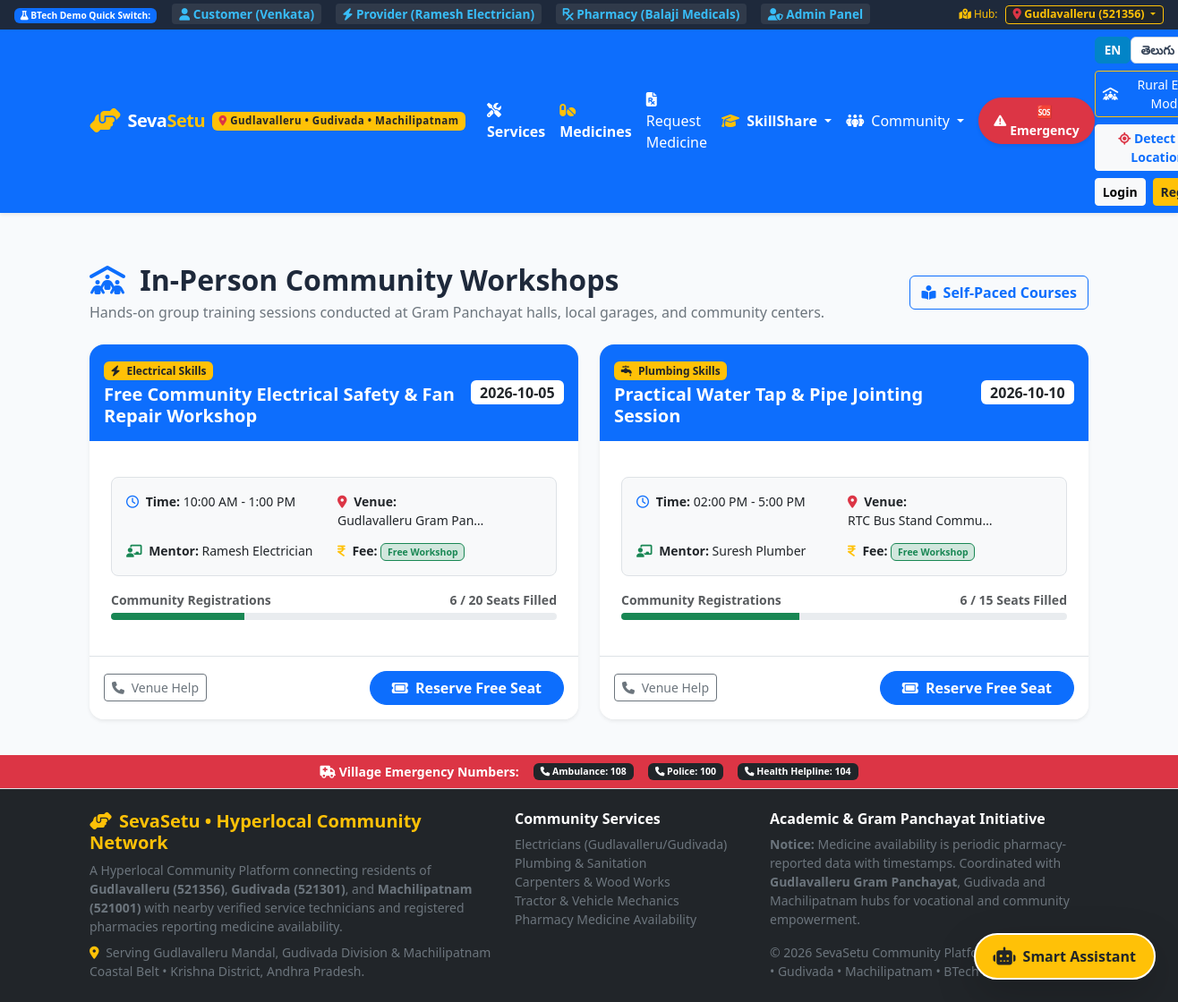
Before: /skillshare/workshops with the older database file.
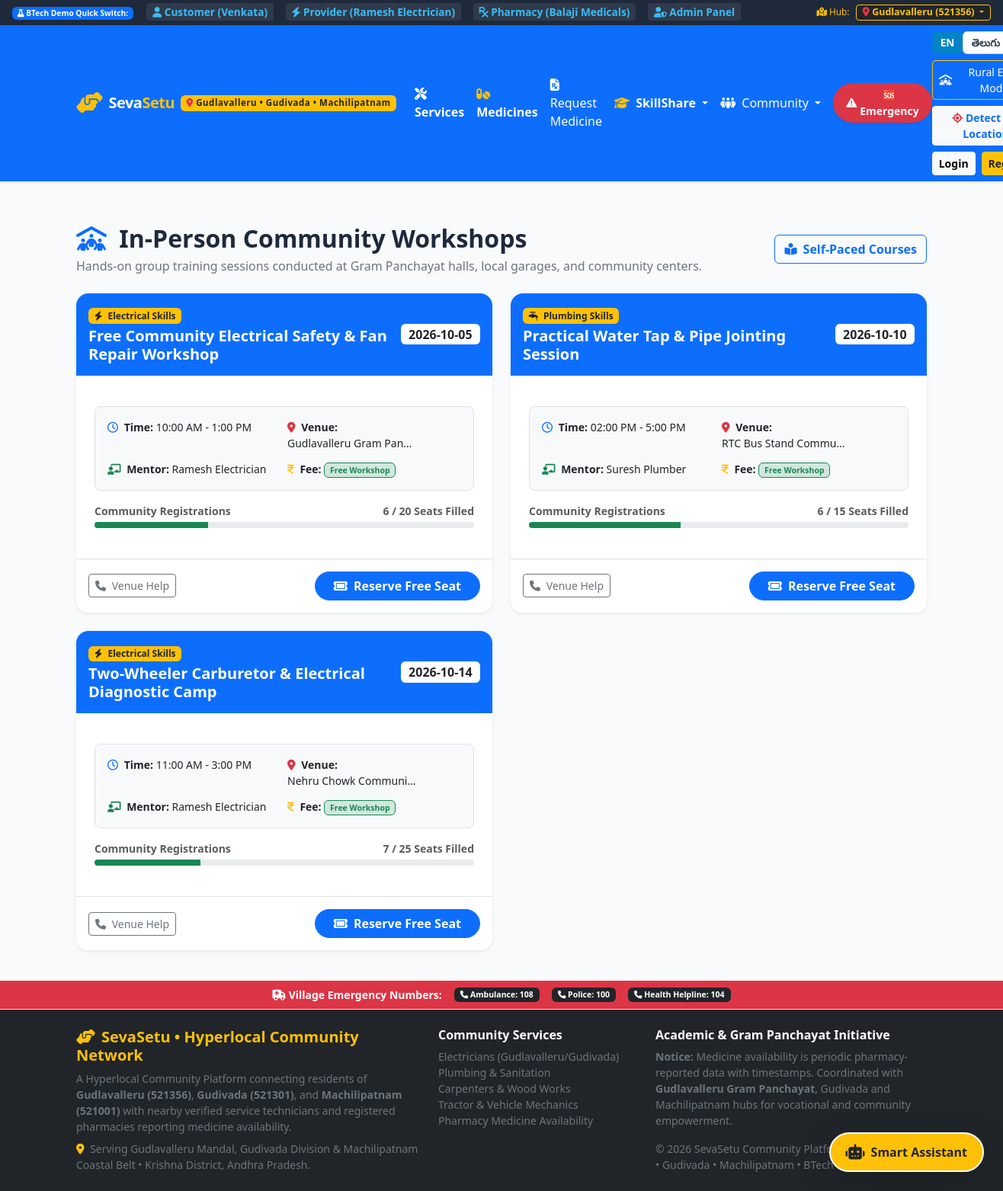
After: the same page with the newer database file.
### tables this page shows
CREATE TABLE training_sessions (
        session_id INTEGER PRIMARY KEY AUTOINCREMENT,
        course_id INTEGER,
        mentor_id INTEGER NOT NULL,
        title TEXT NOT NULL,
        date TEXT NOT NULL,
        time TEXT NOT NULL,
        location TEXT NOT NULL,
        capacity INTEGER DEFAULT 20,
        available_seats INTEGER DEFAULT 20,
        fee REAL DEFAULT 0.0,
        status TEXT DEFAULT 'Scheduled' CHECK(status IN ('Scheduled', 'Completed', 'Cancelled')),
        FOREIGN KEY (course_id) REFERENCES courses(course_id) ON DELETE SET NULL,
        FOREIGN KEY (mentor_id) REFERENCES mentor_profiles(mentor_id) ON DELETE CASCADE
    );

CREATE TABLE skill_categories (
        skill_id INTEGER PRIMARY KEY AUTOINCREMENT,
        name TEXT NOT NULL UNIQUE,
        category_code TEXT NOT NULL UNIQUE,
        icon TEXT NOT NULL,
        telugu_name TEXT,
        hindi_name TEXT,
        description TEXT
    );

CREATE TABLE users (
        user_id INTEGER PRIMARY KEY AUTOINCREMENT,
        name TEXT NOT NULL,
        email TEXT UNIQUE NOT NULL,
        phone TEXT NOT NULL,
        password_hash TEXT NOT NULL,
        role TEXT NOT NULL CHECK(role IN ('customer', 'provider', 'pharmacy', 'admin')),
        latitude REAL DEFAULT 17.3850,
        longitude REAL DEFAULT 78.4867,
        address TEXT,
        created_at TIMESTAMP DEFAULT CURRENT_TIMESTAMP
    );

### routes/skillshare.py (the view)
@skillshare_bp.route('/workshops')
def workshops_list():
    workshops = query_db("""
        SELECT ts.*, (ts.capacity - ts.available_seats) as registered_count,
               c.title as course_title, c.duration,
               sc.name as category_name, sc.icon as category_icon,
               u.name as mentor_name, u.phone as mentor_phone, p.rating
        FROM training_sessions ts
        LEFT JOIN courses c ON ts.course_id = c.course_id
        LEFT JOIN skill_categories sc ON c.skill_id = sc.skill_id
        JOIN mentor_profiles mp ON ts.mentor_id = mp.mentor_id
        JOIN providers p ON mp.provider_id = p.provider_id
        JOIN users u ON p.user_id = u.user_id
        ORDER BY ts.date ASC
    """)
    my_registrations = []
    if 'user_id' in session:
        my_reg_rows = query_db("SELECT session_id FROM session_registrations WHERE user_id = ?", (session['user_id'],))
        my_registrations = [r['session_id'] for r in my_reg_rows]
    return render_template('workshops.html', workshops=workshops, my_registrations=my_registrations)

### database.py (called while the page is built)
def get_db():
    if 'db' not in g:
        g.db = sqlite3.connect(Config.DATABASE_PATH)
        g.db.row_factory = sqlite3.Row
        g.db.execute("PRAGMA foreign_keys = ON")
        g.db.create_function("haversine", 4, haversine)
    return g.db

def query_db(query, args=(), one=False):
    db = get_db()
    cur = db.execute(query, args)
    rv = cur.fetchall()
    cur.close()
    return (rv[0] if rv else None) if one else rv

### templates/workshops.html (shortened to what the changed rows need)
{% extends 'base.html' %}
{% block content %}
<div class="container py-4">
  <div class="d-flex justify-content-between align-items-center flex-wrap gap-2 mb-4">
    <div>
      <h2 class="fw-bold mb-1">
        <i class="fa-solid fa-people-roof text-primary me-2"></i> In-Person Community Workshops
      </h2>
    </div>
  </div>
  {% if workshops %}
  <div class="row g-4">
    {% for ws in workshops %}
    <div class="col-md-6 col-lg-6">
      <div class="card h-100 border-0 shadow-sm rounded-4 overflow-hidden d-flex flex-column bg-white">
        <div class="bg-primary text-white p-3 d-flex justify-content-between align-items-center">
          <div>
            <span class="badge bg-warning text-dark fw-bold mb-1">
              <i class="fa-solid {{ ws.category_icon or 'fa-wrench' }} me-1"></i> {{ ws.category_name or 'General Skill' }}
            </span>
            <h5 class="fw-bold mb-0 text-white">{{ ws.title }}</h5>
          </div>
          <span class="badge bg-white text-dark fs-6">{{ ws.date }}</span>
        </div>
        <div class="card-body p-4 flex-grow-1">
          <div class="p-3 bg-light rounded-3 mb-3 small border">
            <div class="row g-2">
              <div class="col-sm-6">
                <strong><i class="fa-regular fa-clock text-primary me-1"></i> Time:</strong>
                <span>{{ ws.time }}</span>
              </div>
              <div class="col-sm-6">
                <strong><i class="fa-solid fa-location-dot text-danger me-1"></i> Venue:</strong>
                <span class="text-truncate d-inline-block" style="max-width: 170px;">{{ ws.location }}</span>
              </div>
              <div class="col-sm-6">
                <strong><i class="fa-solid fa-chalkboard-user text-success me-1"></i> Mentor:</strong>
                <span>{{ ws.mentor_name }}</span>
              </div>
              <div class="col-sm-6">
                <strong><i class="fa-solid fa-indian-rupee-sign text-warning me-1"></i> Fee:</strong>
                <span class="badge bg-success-subtle text-success border border-success">
                  {% if ws.fee == 0 %}Free Workshop{% else %}₹{{ "%.0f"|format(ws.fee) }}{% endif %}
                </span>
              </div>
            </div>
          </div>
          <div class="mb-3">
            {% set total_cap = ws.capacity or 20 %}
            <div class="d-flex justify-content-between small fw-bold mb-1 text-muted">
              <span>Community Registrations</span>
              <span>{{ ws.registered_count or 0 }} / {{ total_cap }} Seats Filled</span>
            </div>
            {% set pct = (((ws.registered_count or 0) / total_cap) * 100)|int %}
            <div class="progress" style="height: 8px;">
              <div class="progress-bar {% if pct > 80 %}bg-danger{% elif pct > 50 %}bg-warning{% else %}bg-success{% endif %}" style="width: {{ pct }}%;"></div>
            </div>
          </div>
        </div>
        <div class="card-footer bg-white border-top p-3 d-flex justify-content-between align-items-center gap-2">
          {% if ws.mentor_phone %}
          <a href="tel:{{ ws.mentor_phone }}" class="btn btn-sm btn-outline-secondary" title="Call for venue directions">
            <i class="fa-solid fa-phone me-1"></i> Venue Help
          </a>
          {% endif %}
          <div>
            {% if ws.session_id in my_registrations %}
              <span class="badge bg-success fs-6 px-3 py-2">
                <i class="fa-solid fa-circle-check me-1"></i> Seat Reserved!
              </span>
            {% elif ws.available_seats <= 0 %}
              <button class="btn btn-sm btn-secondary disabled" disabled>
                Full / Housefull
              </button>
            {% else %}
              <form action="{{ url_for('skillshare.register_workshop', session_id=ws.session_id) }}" method="POST">
                <button type="submit" class="btn btn-primary fw-bold px-4 rounded-pill">
                  <i class="fa-solid fa-ticket me-1"></i> Reserve Free Seat
                </button>
              </form>
            {% endif %}
          </div>
        </div>
      </div>
    </div>
    {% endfor %}
  </div>
  {% endif %}
</div>
{% endblock %}

Changed rows visible on the page:
added training_sessions: name "Electrical Skills", title "Two-Wheeler Carburetor & Electrical Diagnostic Camp", date "2026-10-14", time "11:00 AM - 3:00 PM", location "Nehru Chowk Communi…", mentor_name "Ramesh Electrician", fee "Free Workshop", registered_count "7", capacity "25", {{ pct }} 28 (drawn)
